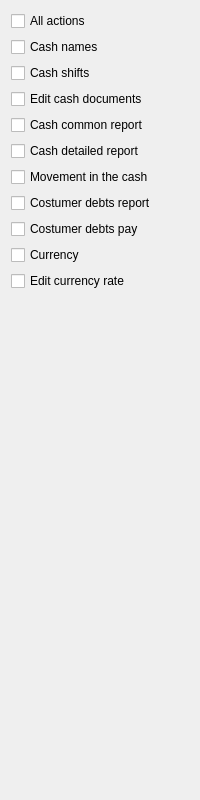
     <widget class="QWidget" name="tab_8">
      <attribute name="title">
       <string>Cash</string>
      </attribute>
      <layout class="QGridLayout" name="gridLayout">
       <item row="11" column="0">
        <spacer name="verticalSpacer_8">
         <property name="orientation">
          <enum>Qt::Orientation::Vertical</enum>
         </property>
         <property name="sizeHint" stdset="0">
          <size>
           <width>20</width>
           <height>498</height>
          </size>
         </property>
        </spacer>
       </item>
       <item row="0" column="0">
        <widget class="C5CheckBox" name="chCash">
         <property name="text">
          <string>All actions</string>
         </property>
         <property name="Tag" stdset="0">
          <number>800</number>
         </property>
        </widget>
       </item>
       <item row="8" column="0">
        <widget class="C5CheckBox" name="checkBox_62">
         <property name="text">
          <string>Costumer debts pay</string>
         </property>
         <property name="Tag" stdset="0">
          <number>806</number>
         </property>
        </widget>
       </item>
       <item row="6" column="0">
        <widget class="C5CheckBox" name="checkBox_68">
         <property name="text">
          <string>Movement in the cash</string>
         </property>
         <property name="Tag" stdset="0">
          <number>807</number>
         </property>
        </widget>
       </item>
       <item row="7" column="0">
        <widget class="C5CheckBox" name="checkBox_59">
         <property name="text">
          <string>Costumer debts report</string>
         </property>
         <property name="Tag" stdset="0">
          <number>805</number>
         </property>
        </widget>
       </item>
       <item row="4" column="0">
        <widget class="C5CheckBox" name="checkBox_51">
         <property name="text">
          <string>Cash common report</string>
         </property>
         <property name="Tag" stdset="0">
          <number>802</number>
         </property>
        </widget>
       </item>
       <item row="10" column="0">
        <widget class="C5CheckBox" name="checkBox_113">
         <property name="text">
          <string>Edit currency rate</string>
         </property>
         <property name="Tag" stdset="0">
          <number>809</number>
         </property>
        </widget>
       </item>
       <item row="3" column="0">
        <widget class="C5CheckBox" name="checkBox_50">
         <property name="text">
          <string>Edit cash documents</string>
         </property>
         <property name="Tag" stdset="0">
          <number>801</number>
         </property>
        </widget>
       </item>
       <item row="5" column="0">
        <widget class="C5CheckBox" name="checkBox_52">
         <property name="text">
          <string>Cash detailed report</string>
         </property>
         <property name="Tag" stdset="0">
          <number>803</number>
         </property>
        </widget>
       </item>
       <item row="9" column="0">
        <widget class="C5CheckBox" name="checkBox_112">
         <property name="text">
          <string>Currency</string>
         </property>
         <property name="Tag" stdset="0">
          <number>808</number>
         </property>
        </widget>
       </item>
       <item row="1" column="0">
        <widget class="C5CheckBox" name="checkBox_49">
         <property name="text">
          <string>Cash names</string>
         </property>
         <property name="Tag" stdset="0">
          <number>804</number>
         </property>
        </widget>
       </item>
       <item row="2" column="0">
        <widget class="C5CheckBox" name="checkBox_115">
         <property name="text">
          <string>Cash shifts</string>
         </property>
         <property name="Tag" stdset="0">
          <number>812</number>
         </property>
        </widget>
       </item>
      </layout>
     </widget>
